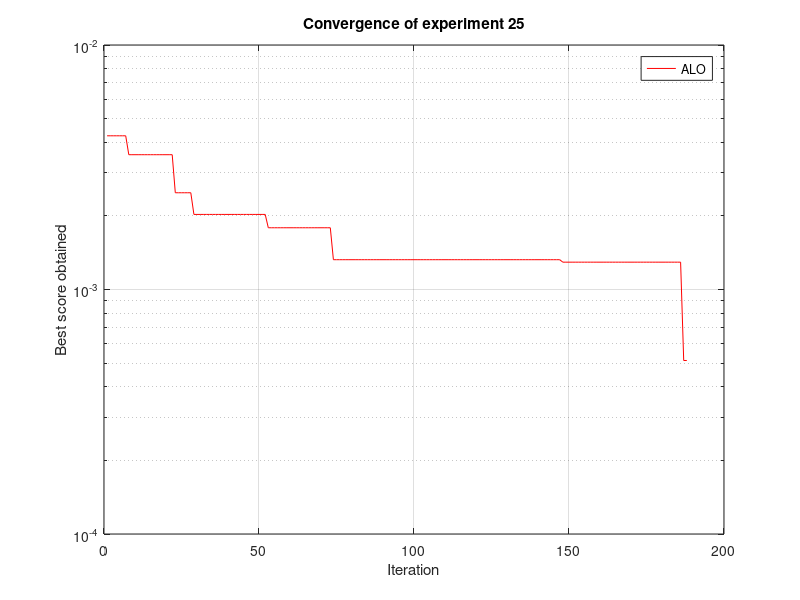

Recreate this plot in MATLAB.
clc
clear all
load convergence.dat

x=convergence;


iteration = x(2,:);
error = x(1,:);

figure
semilogy(iteration,error,'Color','r')
title('Convergence of experiment 25')
xlabel('Iteration');
ylabel('Best score obtained');

% axis tight
axis auto
grid on
hold on
box on
legend('ALO')




